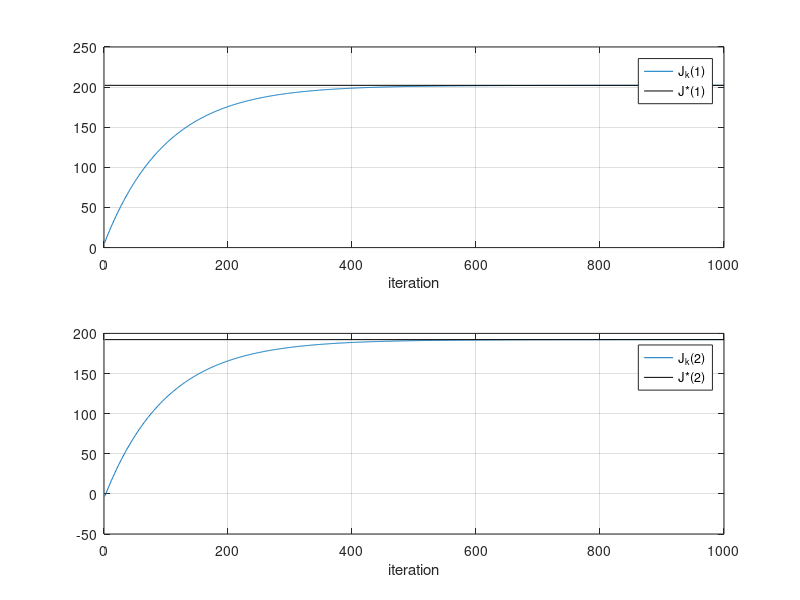

The MATLAB source for this figure:
%% Code for Problem Set 2 Exercise 2.3 (Value Iteration Algorithm)
% Book: Dynamic Programming andOptimal Control by Dimitri P. Bertsekas, Vol. I, 3rd edition, 2005, 558 pages, hardcover
% Problem (BERTSEKAS, p. 446, exercise 7.3, Lecture 5)

%% clear workspace and command window
clear all;
close all;
clc;

% Define total number of iterations of VI algorithm
NUM_ITER = 1000;
% Stage costs g[state, admissible control input]
g = [4 6; -5 -3];
% Transition probabilities P[origin state, destination state, applied control input]
P = zeros(2,2,2);
% Advertise/do research (u=1):
P(:,:,1) = [0.8 0.2; 0.7 0.3];
% Don't advertise/don't do research (u=2):
P(:,:,2) = [0.5 0.5; 0.4 0.6];
% Discount factor
alpha = 0.99;

%% Value Iteration
costJ = [0,0];
costJnew = [0,0];
policy = [0,0];    

% Start Value Iteration
for k=1:NUM_ITER
    for i=1:2 
        [costJnew(i),policy(i)] = max( g(i,:) + alpha*costJ*squeeze(P(i,:,:)) );
    end;
    % For plot
    res_J(k,:) = costJnew;
    current = ['k=',num2str(k,'%5d'), 'J(1)=',num2str(costJnew(1),'%6.4f'),'J(2)=',num2str(costJnew(2),'%6.4f'),'mu(1)=',num2str(policy(1),'%3d'),'mu(2)=',num2str(policy(2),'%3d')];
    
    % Update cost
    costJ = costJnew;
    
    disp(current);

end;

% Display computed costs
disp('Result:');
disp(['J*(1) = ',num2str(costJ(1),'%9.6f')]);
disp(['J*(2) = ',num2str(costJ(2),'%9.6f')]);
disp(['mu*(1) = ',num2str(policy(1))]);
disp(['mu*(2) = ',num2str(policy(2))]);

% Plot costs over iterations.
kk = 1:size(res_J,1);

figure;
subplot(2,1,1);
plot(kk,[res_J(:,1)],[kk(1),kk(end)],[costJ(1), costJ(1)],'k');
grid;
legend('J_k(1)','J*(1)');
xlabel('iteration');

subplot(2,1,2);
plot(kk,[res_J(:,2)],[kk(1),kk(end)],[costJ(2), costJ(2)],'k');
grid;
legend('J_k(2)','J*(2)');
xlabel('iteration');


